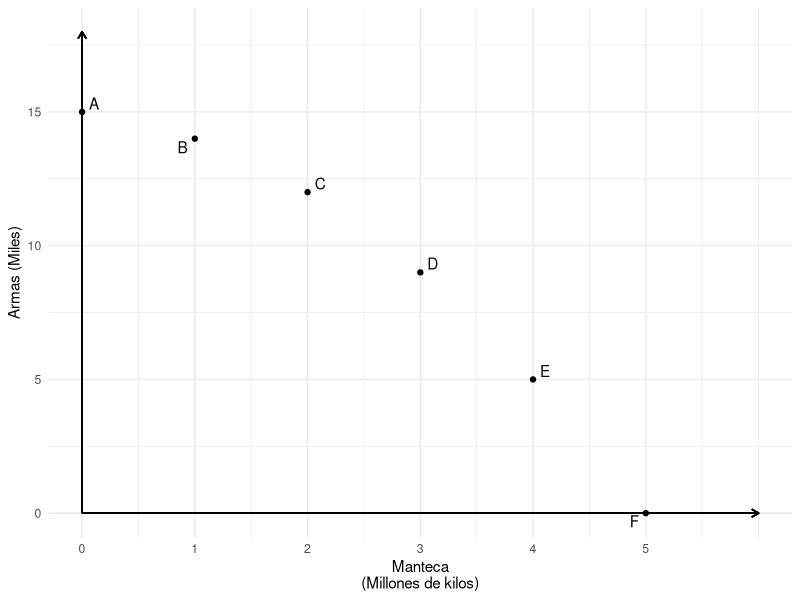
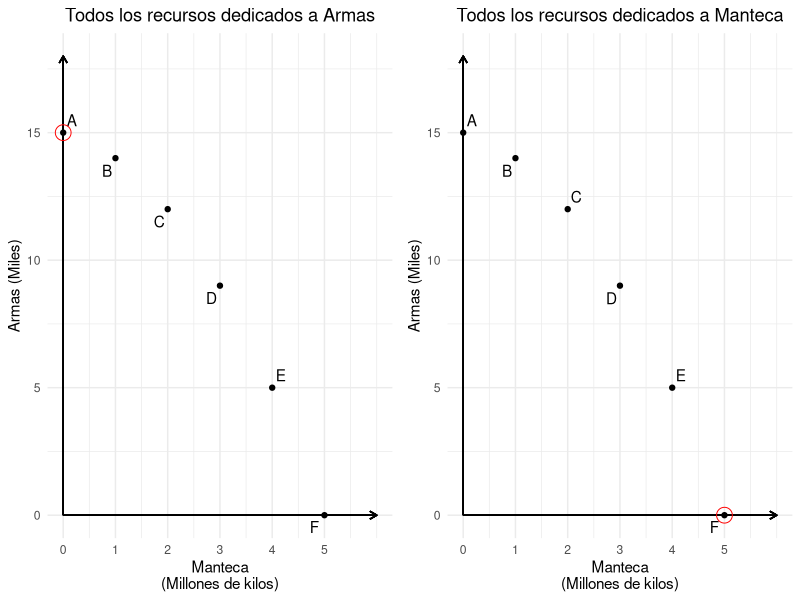
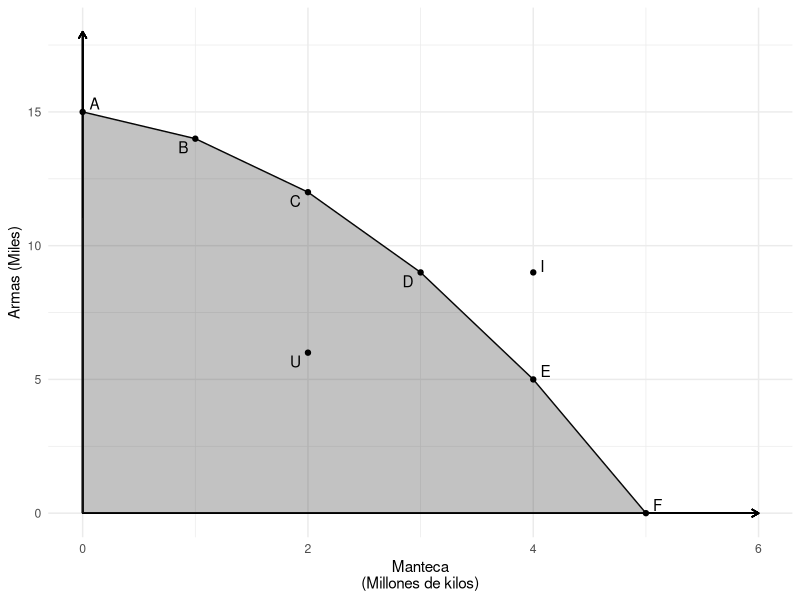
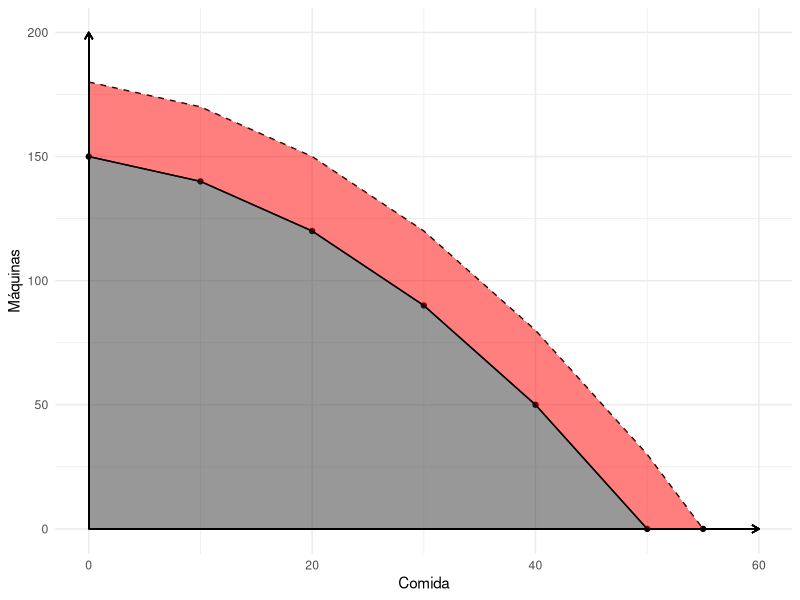

These charts were generated, in order, by the following R code:
## ---- chunk 1
knitr::opts_chunk$set(echo = FALSE)
library(tidyverse)
library(ggrepel)
library(cowplot)
library(knitr)

theme_set(theme_minimal() + 
            theme(plot.title = element_text(hjust = 0.5)))

## ---- chunk 2
# Table 1.1
table_1 <- tibble(manteca = 0:5,
                  armas = c(15, 14, 12, 9, 5, 0),
                  labs = LETTERS[1:6])


fig_1 <- ggplot(table_1, aes(manteca, armas)) + 
  geom_point() + 
  geom_segment(aes(x = 0, y = 0, xend = 0, yend = 18),          arrow = arrow(length=unit(0.2, "cm"))) +
  geom_segment(aes(x=0, y=0, xend = 6, yend = 0), arrow =       arrow(length=unit(0.2, "cm"))) + 
  scale_x_continuous(breaks = c(0:5),
                     labels = c(0:5)) +
  geom_text_repel(aes(label=labs)) + 
  labs(x= "Manteca\n(Millones de kilos)", y="Armas (Miles)")

fig_1

## ---- chunk 3
highlight_A <- fig_1 + 
  geom_point(data = filter(table_1, labs == "A"), alpha =          1, color = "red", size = 5, shape = 21) + 
  labs(title = "Todos los recursos dedicados a Armas")

highlight_B <- fig_1 + 
  geom_point(data = filter(table_1, labs == "F"), alpha =               1, color = "red", size = 5, shape = 21) + 
  labs(title = "Todos los recursos dedicados a Manteca")

plot_grid(highlight_A, highlight_B)
## ---- chunk 4
fig_2_data <- bind_rows(table_1,
  tibble(manteca = c(4, 2),
                       armas = c(9, 6),
                       labs = c("I", "U")))

ggplot(fig_2_data, aes(manteca, armas)) + 
  geom_segment(aes(x = 0, y = 0, xend = 0, yend = 18), arrow = arrow(length=unit(0.2, "cm"))) +
  geom_segment(aes(x=0, y=0, xend = 6, yend = 0), arrow = arrow(length=unit(0.2, "cm"))) +
  geom_line(data = table_1) + 
  geom_area(data = table_1, alpha = 0.3) + 
  geom_point() + 
  geom_text_repel(aes(label=labs)) + 
  labs(x= "Manteca\n(Millones de kilos)", y="Armas (Miles)")

## ---- chunk 5
df <- tribble(
  ~food, ~machines,   ~lab,
  0,      150,        "A",  
  10,     140,        "B",
  20,     120,        "C",
  30,     90,         "D",
  40,     50,         "E",
  50,     0,          "F"
) %>% 
    mutate(machines_2 = machines + 30) %>% 
  bind_rows(c(machines=0, machines_2=0, food = 55 ))


# Figure 3 - Crecimiento Economico
ggplot(df, aes(x=food, y=machines)) + 
  geom_point() + 
  geom_line() + 
  geom_line(aes(x=food, y = machines_2), lty="dashed") + 
  geom_ribbon(aes(ymin = 0, ymax=machines), alpha = 0.5) + 
  geom_ribbon(aes(ymin = machines, ymax = machines_2), alpha = 0.5, fill = "red") +
  geom_line(aes(x=food, y=machines)) + 
  geom_segment(aes(x = 0, y = 0, xend = 0, yend = 200), arrow = arrow(length=unit(0.2, "cm"))) +
  geom_segment(aes(x=0, y=0, xend = 60, yend = 0), arrow = arrow(length=unit(0.2, "cm"))) +
  labs(x="Comida", y= "Máquinas")

